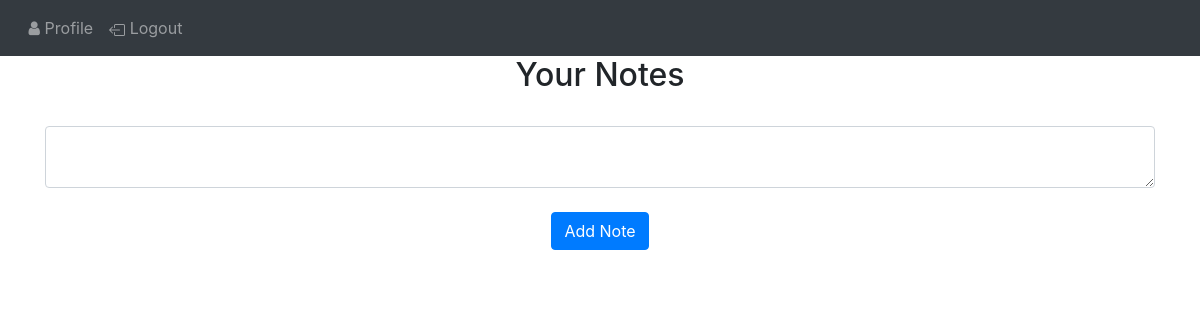
The page / (signed in) on the database as committed earlier.
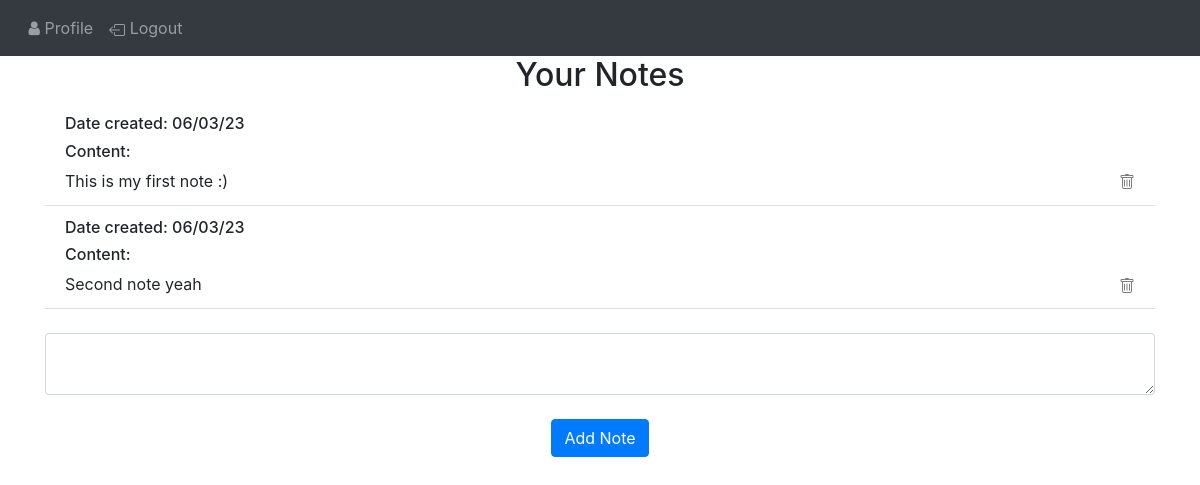
The same page on the database as committed later.
### website/models.py (models this page shows)
class Note(db.Model):
    id = db.Column(db.Integer, primary_key=True)
    data = db.Column(db.String(10000))
    date = db.Column(db.DateTime(timezone=True), default=func.now())
    user_id = db.Column(db.Integer, db.ForeignKey('user.id'))  # Foreign key

### website/views.py (the view, shortened to what this page needs)
@views.route('/', methods=['GET', 'POST'])
@login_required
def home():
    return render_template('home.html', user=current_user)

### website/__init__.py (called while the page is built)
def create_app():
    app = Flask(__name__)
    app.config['SECRET_KEY'] = 'hjshjhdjah kjshkjdhjs'
    app.config['SQLALCHEMY_DATABASE_URI'] = f'sqlite:///{DB_NAME}'
    app.config['SQLALCHEMY_TRACK_MODIFICATIONS'] = False
    db.init_app(app)
    bootstrap.init_app(app)
    from .views import views
    from .auth import auth
    app.register_blueprint(views, url_prefix='/')
    app.register_blueprint(auth, url_prefix='/')
    from .models import User, Note
    create_database(app)
    login_manager = LoginManager()
    login_manager.login_view = 'auth.login'
    login_manager.init_app(app)
    @login_manager.user_loader
    def load_user(id):
        return User.query.get(int(id))
    return app

### website/templates/home.html (shortened to what this page needs)
{% extends 'base.html' %}
{% block navbar %}
      <nav class="navbar navbar-expand-lg navbar-dark bg-dark">
        <div class="collapse navbar-collapse" id="navbar">
          <div class="navbar-nav">
            {% if user.is_authenticated %}
              <a class="nav-item nav-link" id="profile" href="/profile"><i class="fa fa-fw fa-user"></i>Profile</a>
              <a class="nav-item nav-link" id="logout" href="/logout">
                Logout
              </a>
            {% endif %}
          </div>
        </div>
      </nav>
{% endblock %}
{% block content %}
    <h2 align="center">Your Notes</h2>
    <ul class="list-group list-group-flush" id="notes">
      {% for note in user.notes %}
      <li class="list-group-item">
        <h6>Date created: {{ note.date.strftime('%d/%m/%y') }}</h6>
        <h6>Content:</h6>
        {{ note.data }}
        <a href="/delete-note/{{ note.id }}">
          <button type="button" class="close">
          </button>
        </a>
      </li>
      {% endfor %}
    </ul>
    <form method="POST">
      <br />
      <textarea name="note" id="note" class="form-control"></textarea>
      <br />
      <div align="center">
        <button type="submit" class="btn btn-primary">Add Note</button>
      </div>
    </form>
{% endblock %}

### website/templates/base.html (shortened to what this page needs)
<!DOCTYPE html>
<html>
  {% block head %}
    <head>
      <link
        rel="stylesheet"
        href="https://stackpath.bootstrapcdn.com/bootstrap/4.4.1/css/bootstrap.min.css"
      />
      <link
        rel="stylesheet"
        href="https://stackpath.bootstrapcdn.com/font-awesome/4.7.0/css/font-awesome.min.css"
      />
      <link rel="stylesheet" href="https://cdnjs.cloudflare.com/ajax/libs/font-awesome/4.7.0/css/font-awesome.min.css">
    </head>
  {% endblock %}
  <body>
    {% block navbar %}{% endblock %}
    <div class="container">{% block content %} {% endblock %}</div>
  </body>
</html>

Rows that differ between the two databases and show on the page:
added Note: date "06/03/23", data "This is my first note :)"
added Note: date "06/03/23", data "Second note yeah"
